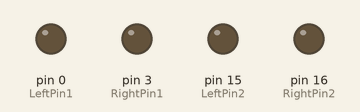
Bench run of a sketch on a simulated Arduino Uno, built with avr-gcc and run on an emulated ATmega328P. On the bench: output pins drawn as LEDs (lit = HIGH). At 8.0 s the program stops and its outputs stay as they are.

Above: at 0.1 s.
At 5.1 s:
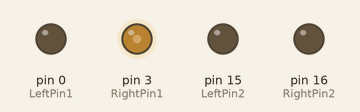
Timing chart, 0 to 7.5 s (numbered marks = the images above):
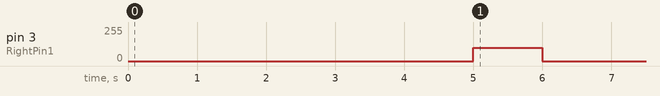

The sketch:

groundTesting.ino.ino
```cpp
const int LeftPin1 = 0;
const int LeftPin2 = 15;
const int RightPin1 = 3;
const int RightPin2 = 16;

const int calibFactor = 1.7;

void setup() {
  pinMode(RightPin1, OUTPUT);
  pinMode(RightPin2, OUTPUT);
  pinMode(LeftPin1, OUTPUT);
  pinMode(LeftPin2, OUTPUT);

  analogWrite(RightPin1, 0);
  analogWrite(RightPin2, 0);
  analogWrite(LeftPin1, 0);
  analogWrite(LeftPin2, 0);

  delay(5000);
}

void driveRightForward(){
  int startTime = millis();

  while (millis() - startTime < 2000){
    analogWrite(RightPin1, 150);
  }

  analogWrite(RightPin1, 0);
}

void driveRightBackward(){
  int startTime = millis();

  while (millis() - startTime < 2000){
    analogWrite(RightPin2, 150);
  }

  analogWrite(RightPin2, 0);
}

void driveLeftForward(){
  int startTime = millis();

  while (millis() - startTime < 2000){
    analogWrite(LeftPin1, 150);
  }

  analogWrite(LeftPin1, 0);
}

void driveLeftBackward(){
  int startTime = millis();

  while (millis() - startTime < 2000){
    analogWrite(LeftPin2, 150);
  }

  analogWrite(LeftPin2, 0);
}

void driveForward(){

  analogWrite(LeftPin1, 100);
  analogWrite(RightPin1, 100);

  delay(1000);

  analogWrite(LeftPin1, 0);
  analogWrite(RightPin1, 0);
}

void driveBackward(){

  analogWrite(LeftPin2, 100);
  analogWrite(RightPin2, 100);

  delay(1000);

  analogWrite(LeftPin2, 0);
  analogWrite(RightPin2, 0);
}

// 50s were both failing to turn
// 30s on both was failing to move forw and back

void driveLeft(){

  analogWrite(LeftPin1, 100);

  delay(1000);

  analogWrite(LeftPin1, 0);
}

void driveRight(){

  analogWrite(RightPin1, 100);

  delay(1000);

  analogWrite(RightPin1, 0);
}

void driveForwardandBackwardCalib(){

  analogWrite(LeftPin1, 100);
  analogWrite(RightPin1, min(255, floor(100 * calibFactor)));

  delay(1500);

  analogWrite(LeftPin1, 0);
  analogWrite(RightPin1, floor(0 * calibFactor));


  analogWrite(LeftPin2, 100);
  analogWrite(RightPin2, min(255, floor(100 * calibFactor)));

  delay(1500);

  analogWrite(LeftPin2, 0);
  analogWrite(RightPin2, floor(0 * calibFactor));

}

void spotSpin(){

    analogWrite(LeftPin1, 100);
    analogWrite(RightPin2, 100);

    delay(1000);

    analogWrite(LeftPin1, 0);
    analogWrite(RightPin2, 0);
}

void forwardSpinBackward(){

  driveForward();
  spotSpin();
  driveBackward();

}


void loop() {
  // driveForward();
  // delay(1000);
  // driveBackward();
  // delay(1000);

  //driveLeft();

  //driveRight();

  //driveForwardCalib();

  forwardSpinBackward();

  while(true){}
}
```

Measured:
- by itself, pin 3 (RightPin1): 0/255 → 100/255 at 5.0 s, → 0/255 1.0 s later
